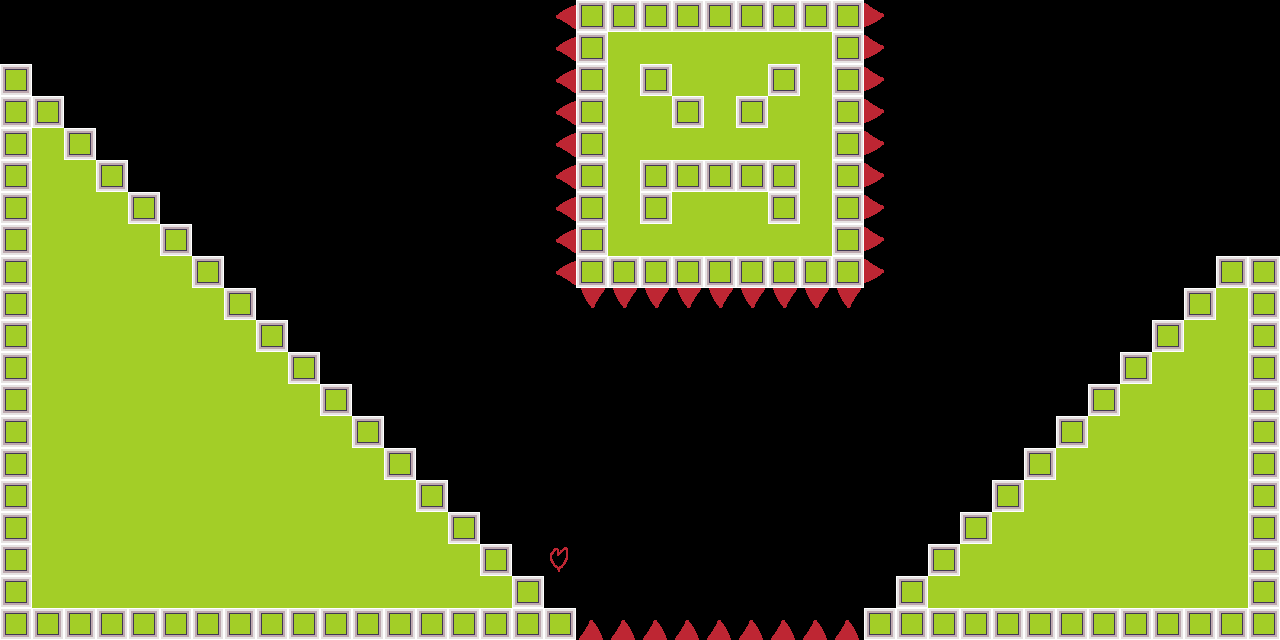

Tiled map render using the project's own tile images. Description and the whole map definition, tile-layer contents included, below:
An orthogonal 40x20 tile map with 32x32 px tiles, 1 tile layer (Tile Layer 1).

<map version="1.0" orientation="orthogonal" renderorder="right-down" width="40" height="20" tilewidth="32" tileheight="32" nextobjectid="1">
 <properties>
  <property name="HasCheckpoint" value="0" />
  <property name="MaxY" value="1" />
  <property name="RightExitMaxY" value="7" />
 </properties>
 <tileset firstgid="1" name="Tileset" tilewidth="32" tileheight="32">
  <image source="TiledTileset.png" trans="ff00ff" width="320" height="160" />
 </tileset>
 <layer name="Tile Layer 1" width="40" height="20">
  <data encoding="csv">
0,0,0,0,0,0,0,0,0,0,0,0,0,0,0,0,0,35,12,12,12,12,12,12,12,12,12,33,0,0,0,0,0,0,0,0,0,0,0,0,
0,0,0,0,0,0,0,0,0,0,0,0,0,0,0,0,0,35,12,11,11,11,11,11,11,11,12,33,0,0,0,0,0,0,0,0,0,0,0,0,
12,41,0,0,0,0,0,0,0,0,0,0,0,0,0,0,0,35,12,11,12,11,11,11,12,11,12,33,0,0,0,0,0,0,0,0,0,0,0,0,
12,12,41,0,0,0,0,0,0,0,0,0,0,0,0,0,0,35,12,11,11,12,11,12,11,11,12,33,0,0,0,0,0,0,0,0,0,0,0,0,
12,11,12,41,0,0,0,0,0,0,0,0,0,0,0,0,0,35,12,11,11,11,11,11,11,11,12,33,0,0,0,0,0,0,0,0,0,0,0,0,
12,11,11,12,41,0,0,0,0,0,0,0,0,0,0,0,0,35,12,11,12,12,12,12,12,11,12,33,0,0,0,0,0,0,0,0,0,0,0,0,
12,11,11,11,12,41,0,0,0,0,0,0,0,0,0,0,0,35,12,11,12,11,11,11,12,11,12,33,0,0,0,0,0,0,0,0,0,0,0,0,
12,11,11,11,11,12,41,0,0,0,0,0,0,0,0,0,0,35,12,11,11,11,11,11,11,11,12,33,0,0,0,0,0,0,0,0,0,0,0,0,
12,11,11,11,11,11,12,41,0,0,0,0,0,0,0,0,0,35,12,12,12,12,12,12,12,12,12,33,0,0,0,0,0,0,0,0,0,44,12,12,
12,11,11,11,11,11,11,12,41,0,0,0,0,0,0,0,0,0,34,34,34,34,34,34,34,34,34,0,0,0,0,0,0,0,0,0,44,12,11,12,
12,11,11,11,11,11,11,11,12,41,0,0,0,0,0,0,0,0,0,0,0,0,0,0,0,0,0,0,0,0,0,0,0,0,0,44,12,11,11,12,
12,11,11,11,11,11,11,11,11,12,41,0,0,0,0,0,0,0,0,0,0,0,0,0,0,0,0,0,0,0,0,0,0,0,44,12,11,11,11,12,
12,11,11,11,11,11,11,11,11,11,12,41,0,0,0,0,0,0,0,0,0,0,0,0,0,0,0,0,0,0,0,0,0,44,12,11,11,11,11,12,
12,11,11,11,11,11,11,11,11,11,11,12,41,0,0,0,0,0,0,0,0,0,0,0,0,0,0,0,0,0,0,0,44,12,11,11,11,11,11,12,
12,11,11,11,11,11,11,11,11,11,11,11,12,41,0,0,0,0,0,0,0,0,0,0,0,0,0,0,0,0,0,44,12,11,11,11,11,11,11,12,
12,11,11,11,11,11,11,11,11,11,11,11,11,12,41,0,0,0,0,0,0,0,0,0,0,0,0,0,0,0,44,12,11,11,11,11,11,11,11,12,
12,11,11,11,11,11,11,11,11,11,11,11,11,11,12,41,0,0,0,0,0,0,0,0,0,0,0,0,0,44,12,11,11,11,11,11,11,11,11,12,
12,11,11,11,11,11,11,11,11,11,11,11,11,11,11,12,41,6,0,0,0,0,0,0,0,0,0,0,44,12,11,11,11,11,11,11,11,11,11,12,
12,11,11,11,11,11,11,11,11,11,11,11,11,11,11,11,12,41,0,0,0,0,0,0,0,0,0,44,12,11,11,11,11,11,11,11,11,11,11,12,
12,12,12,12,12,12,12,12,12,12,12,12,12,12,12,12,12,12,32,32,32,32,32,32,32,32,32,12,12,12,12,12,12,12,12,12,12,12,12,12
</data>
 </layer>
</map>